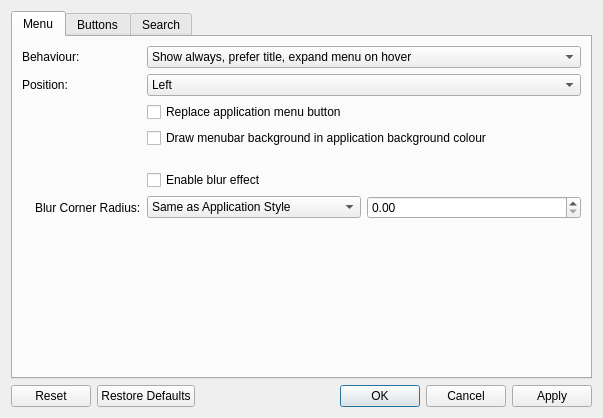
<?xml version="1.0" encoding="UTF-8"?>
<ui version="4.0">
 <class>TitleBarAppMenuBar</class>
 <widget class="QDialog" name="TitleBarAppMenuBar">
  <property name="geometry">
   <rect>
    <x>0</x>
    <y>0</y>
    <width>603</width>
    <height>418</height>
   </rect>
  </property>
  <property name="windowTitle">
   <string>Dialog</string>
  </property>
  <layout class="QVBoxLayout" name="verticalLayout">
   <item>
    <widget class="QTabWidget" name="tabWidget">
     <property name="currentIndex">
      <number>0</number>
     </property>
     <widget class="QWidget" name="menuTab">
      <attribute name="title">
       <string>Menu</string>
      </attribute>
      <layout class="QFormLayout" name="formLayout">
       <item row="0" column="0">
        <widget class="QLabel" name="menuBehaviourLabel">
         <property name="text">
          <string>Behaviour:</string>
         </property>
         <property name="buddy">
          <cstring>menuBehaviour</cstring>
         </property>
        </widget>
       </item>
       <item row="0" column="1">
        <widget class="QComboBox" name="menuBehaviour">
         <item>
          <property name="text">
           <string>Show always, prefer title, expand menu on hover</string>
          </property>
         </item>
         <item>
          <property name="text">
           <string>Show always, prefer menu</string>
          </property>
         </item>
         <item>
          <property name="text">
           <string>Reveal and expand menu on hover</string>
          </property>
         </item>
         <item>
          <property name="text">
           <string>Replace title on hover</string>
          </property>
         </item>
         <item>
          <property name="text">
           <string>Show search button only</string>
          </property>
         </item>
        </widget>
       </item>
       <item row="1" column="0">
        <widget class="QLabel" name="menuPositionLabel">
         <property name="text">
          <string>Position:</string>
         </property>
         <property name="buddy">
          <cstring>menuPosition</cstring>
         </property>
        </widget>
       </item>
       <item row="1" column="1">
        <widget class="QComboBox" name="menuPosition">
         <item>
          <property name="text">
           <string>Left</string>
          </property>
         </item>
         <item>
          <property name="text">
           <string>Center (Replace title on hover only)</string>
          </property>
         </item>
         <item>
          <property name="text">
           <string>Center (Full-width) (Replace title on hover only)</string>
          </property>
         </item>
         <item>
          <property name="text">
           <string>Right</string>
          </property>
         </item>
        </widget>
       </item>
       <item row="2" column="1">
        <widget class="QCheckBox" name="menuReplacesApplicationMenuButton">
         <property name="text">
          <string>Replace application menu button</string>
         </property>
        </widget>
       </item>
       <item row="3" column="1">
        <widget class="QCheckBox" name="menuBarDrawBackgroundWindowColored">
         <property name="text">
          <string>Draw menubar background in application background colour</string>
         </property>
        </widget>
       </item>
       <item row="4" column="1">
        <spacer name="verticalSpacer_5">
         <property name="orientation">
          <enum>Qt::Orientation::Vertical</enum>
         </property>
         <property name="sizeType">
          <enum>QSizePolicy::Policy::Fixed</enum>
         </property>
         <property name="sizeHint" stdset="0">
          <size>
           <width>20</width>
           <height>10</height>
          </size>
         </property>
        </spacer>
       </item>
       <item row="5" column="1">
        <widget class="QCheckBox" name="menuEnableBlurEffect">
         <property name="text">
          <string>Enable blur effect</string>
         </property>
        </widget>
       </item>
       <item row="6" column="0">
        <layout class="QHBoxLayout" name="horizontalLayout_4">
         <item>
          <widget class="QLabel" name="menuBlurCornerRadiusIcon">
           <property name="text">
            <string/>
           </property>
          </widget>
         </item>
         <item>
          <widget class="QLabel" name="menuBlurCornerRadiusLabel">
           <property name="text">
            <string>Blur Corner Radius:</string>
           </property>
           <property name="buddy">
            <cstring>menuBlurCornerRadius</cstring>
           </property>
          </widget>
         </item>
        </layout>
       </item>
       <item row="6" column="1">
        <layout class="QHBoxLayout" name="horizontalLayout_2">
         <item>
          <widget class="QComboBox" name="menuBlurCornerRadius">
           <item>
            <property name="text">
             <string>Same as Application Style</string>
            </property>
           </item>
           <item>
            <property name="text">
             <string>Custom</string>
            </property>
           </item>
          </widget>
         </item>
         <item>
          <widget class="QDoubleSpinBox" name="menuBlurCustomCornerRadius">
           <property name="singleStep">
            <double>0.100000000000000</double>
           </property>
          </widget>
         </item>
        </layout>
       </item>
       <item row="7" column="1">
        <spacer name="verticalSpacer_3">
         <property name="orientation">
          <enum>Qt::Orientation::Vertical</enum>
         </property>
         <property name="sizeHint" stdset="0">
          <size>
           <width>20</width>
           <height>40</height>
          </size>
         </property>
        </spacer>
       </item>
      </layout>
     </widget>
     <widget class="QWidget" name="tab">
      <attribute name="title">
       <string>Buttons</string>
      </attribute>
      <layout class="QFormLayout" name="formLayout_2">
       <item row="0" column="0">
        <widget class="QLabel" name="buttonShapeLabel">
         <property name="text">
          <string>Shape:</string>
         </property>
         <property name="buddy">
          <cstring>buttonShape</cstring>
         </property>
        </widget>
       </item>
       <item row="0" column="1">
        <widget class="QComboBox" name="buttonShape">
         <item>
          <property name="text">
           <string>Full Height Rounded Rectangle</string>
          </property>
         </item>
         <item>
          <property name="text">
           <string>Rounded Rectangle</string>
          </property>
         </item>
        </widget>
       </item>
       <item row="1" column="0">
        <widget class="QLabel" name="buttonHorizontalMarginLabel">
         <property name="text">
          <string>Horizontal margin:</string>
         </property>
         <property name="buddy">
          <cstring>buttonHorizontalMargin</cstring>
         </property>
        </widget>
       </item>
       <item row="1" column="1">
        <widget class="QDoubleSpinBox" name="buttonHorizontalMargin">
         <property name="singleStep">
          <double>0.100000000000000</double>
         </property>
        </widget>
       </item>
       <item row="2" column="0">
        <widget class="QLabel" name="buttonHorizontalPaddingLabel">
         <property name="text">
          <string>Horizontal padding:</string>
         </property>
         <property name="buddy">
          <cstring>buttonHorizontalPadding</cstring>
         </property>
        </widget>
       </item>
       <item row="2" column="1">
        <widget class="QDoubleSpinBox" name="buttonHorizontalPadding">
         <property name="singleStep">
          <double>0.100000000000000</double>
         </property>
        </widget>
       </item>
       <item row="4" column="1">
        <widget class="QCheckBox" name="buttonUseSystemMenuFont">
         <property name="text">
          <string>Use system menu font</string>
         </property>
        </widget>
       </item>
       <item row="5" column="1">
        <widget class="QCheckBox" name="buttonAllowDraggingWindow">
         <property name="text">
          <string>Allow dragging window</string>
         </property>
        </widget>
       </item>
       <item row="6" column="1">
        <spacer name="verticalSpacer">
         <property name="orientation">
          <enum>Qt::Orientation::Vertical</enum>
         </property>
         <property name="sizeHint" stdset="0">
          <size>
           <width>20</width>
           <height>40</height>
          </size>
         </property>
        </spacer>
       </item>
       <item row="3" column="1">
        <layout class="QHBoxLayout" name="horizontalLayout">
         <item>
          <widget class="QComboBox" name="buttonCornerRadius">
           <item>
            <property name="text">
             <string>Same as Application Style</string>
            </property>
           </item>
           <item>
            <property name="text">
             <string>Same as Window Buttons</string>
            </property>
           </item>
           <item>
            <property name="text">
             <string>Custom</string>
            </property>
           </item>
          </widget>
         </item>
         <item>
          <widget class="QDoubleSpinBox" name="buttonCustomCornerRadius">
           <property name="singleStep">
            <double>0.100000000000000</double>
           </property>
          </widget>
         </item>
        </layout>
       </item>
       <item row="3" column="0">
        <layout class="QHBoxLayout" name="horizontalLayout_3">
         <item>
          <widget class="QLabel" name="buttonCornerRadiusIcon">
           <property name="text">
            <string/>
           </property>
          </widget>
         </item>
         <item>
          <widget class="QLabel" name="buttonCornerRadiusLabel">
           <property name="text">
            <string>Corner Radius:</string>
           </property>
           <property name="buddy">
            <cstring>buttonCornerRadius</cstring>
           </property>
          </widget>
         </item>
        </layout>
       </item>
      </layout>
     </widget>
     <widget class="QWidget" name="tab_2">
      <attribute name="title">
       <string>Search</string>
      </attribute>
      <layout class="QVBoxLayout" name="verticalLayout_2">
       <item>
        <widget class="QCheckBox" name="searchEnabled">
         <property name="text">
          <string>Show search button</string>
         </property>
        </widget>
       </item>
       <item>
        <widget class="QCheckBox" name="searchIgnoresDisabled">
         <property name="text">
          <string>Ignores disabled actions</string>
         </property>
        </widget>
       </item>
       <item>
        <widget class="QCheckBox" name="searchIgnoresSubMenus">
         <property name="text">
          <string>Ignores sub-menus</string>
         </property>
        </widget>
       </item>
       <item>
        <widget class="QCheckBox" name="searchIgnoresTopLevel">
         <property name="text">
          <string>Ignores top-level items</string>
         </property>
        </widget>
       </item>
       <item>
        <spacer name="verticalSpacer_2">
         <property name="orientation">
          <enum>Qt::Orientation::Vertical</enum>
         </property>
         <property name="sizeHint" stdset="0">
          <size>
           <width>20</width>
           <height>40</height>
          </size>
         </property>
        </spacer>
       </item>
      </layout>
     </widget>
    </widget>
   </item>
   <item>
    <widget class="QDialogButtonBox" name="buttonBox">
     <property name="orientation">
      <enum>Qt::Orientation::Horizontal</enum>
     </property>
     <property name="standardButtons">
      <set>QDialogButtonBox::StandardButton::Apply|QDialogButtonBox::StandardButton::Cancel|QDialogButtonBox::StandardButton::Ok|QDialogButtonBox::StandardButton::Reset|QDialogButtonBox::StandardButton::RestoreDefaults</set>
     </property>
    </widget>
   </item>
  </layout>
 </widget>
 <tabstops>
  <tabstop>tabWidget</tabstop>
  <tabstop>menuBehaviour</tabstop>
  <tabstop>menuPosition</tabstop>
  <tabstop>menuReplacesApplicationMenuButton</tabstop>
  <tabstop>menuBarDrawBackgroundWindowColored</tabstop>
  <tabstop>menuEnableBlurEffect</tabstop>
  <tabstop>menuBlurCornerRadius</tabstop>
  <tabstop>menuBlurCustomCornerRadius</tabstop>
  <tabstop>buttonShape</tabstop>
  <tabstop>buttonHorizontalMargin</tabstop>
  <tabstop>buttonHorizontalPadding</tabstop>
  <tabstop>buttonCornerRadius</tabstop>
  <tabstop>buttonCustomCornerRadius</tabstop>
  <tabstop>buttonUseSystemMenuFont</tabstop>
  <tabstop>buttonAllowDraggingWindow</tabstop>
  <tabstop>searchEnabled</tabstop>
  <tabstop>searchIgnoresDisabled</tabstop>
  <tabstop>searchIgnoresSubMenus</tabstop>
  <tabstop>searchIgnoresTopLevel</tabstop>
 </tabstops>
 <resources>
  <include location="klassydecoration_config.qrc"/>
 </resources>
 <connections>
  <connection>
   <sender>buttonBox</sender>
   <signal>accepted()</signal>
   <receiver>TitleBarAppMenuBar</receiver>
   <slot>accept()</slot>
   <hints>
    <hint type="sourcelabel">
     <x>364</x>
     <y>411</y>
    </hint>
    <hint type="destinationlabel">
     <x>329</x>
     <y>450</y>
    </hint>
   </hints>
  </connection>
  <connection>
   <sender>buttonBox</sender>
   <signal>rejected()</signal>
   <receiver>TitleBarAppMenuBar</receiver>
   <slot>reject()</slot>
   <hints>
    <hint type="sourcelabel">
     <x>552</x>
     <y>411</y>
    </hint>
    <hint type="destinationlabel">
     <x>563</x>
     <y>447</y>
    </hint>
   </hints>
  </connection>
  <connection>
   <sender>menuEnableBlurEffect</sender>
   <signal>toggled(bool)</signal>
   <receiver>menuBlurCornerRadiusLabel</receiver>
   <slot>setEnabled(bool)</slot>
   <hints>
    <hint type="sourcelabel">
     <x>286</x>
     <y>251</y>
    </hint>
    <hint type="destinationlabel">
     <x>117</x>
     <y>290</y>
    </hint>
   </hints>
  </connection>
  <connection>
   <sender>menuEnableBlurEffect</sender>
   <signal>toggled(bool)</signal>
   <receiver>menuBlurCornerRadius</receiver>
   <slot>setEnabled(bool)</slot>
   <hints>
    <hint type="sourcelabel">
     <x>286</x>
     <y>251</y>
    </hint>
    <hint type="destinationlabel">
     <x>348</x>
     <y>290</y>
    </hint>
   </hints>
  </connection>
  <connection>
   <sender>menuEnableBlurEffect</sender>
   <signal>toggled(bool)</signal>
   <receiver>menuBlurCustomCornerRadius</receiver>
   <slot>setEnabled(bool)</slot>
   <hints>
    <hint type="sourcelabel">
     <x>286</x>
     <y>251</y>
    </hint>
    <hint type="destinationlabel">
     <x>425</x>
     <y>290</y>
    </hint>
   </hints>
  </connection>
  <connection>
   <sender>menuEnableBlurEffect</sender>
   <signal>toggled(bool)</signal>
   <receiver>menuBlurCornerRadiusIcon</receiver>
   <slot>setEnabled(bool)</slot>
   <hints>
    <hint type="sourcelabel">
     <x>286</x>
     <y>251</y>
    </hint>
    <hint type="destinationlabel">
     <x>22</x>
     <y>290</y>
    </hint>
   </hints>
  </connection>
 </connections>
</ui>
